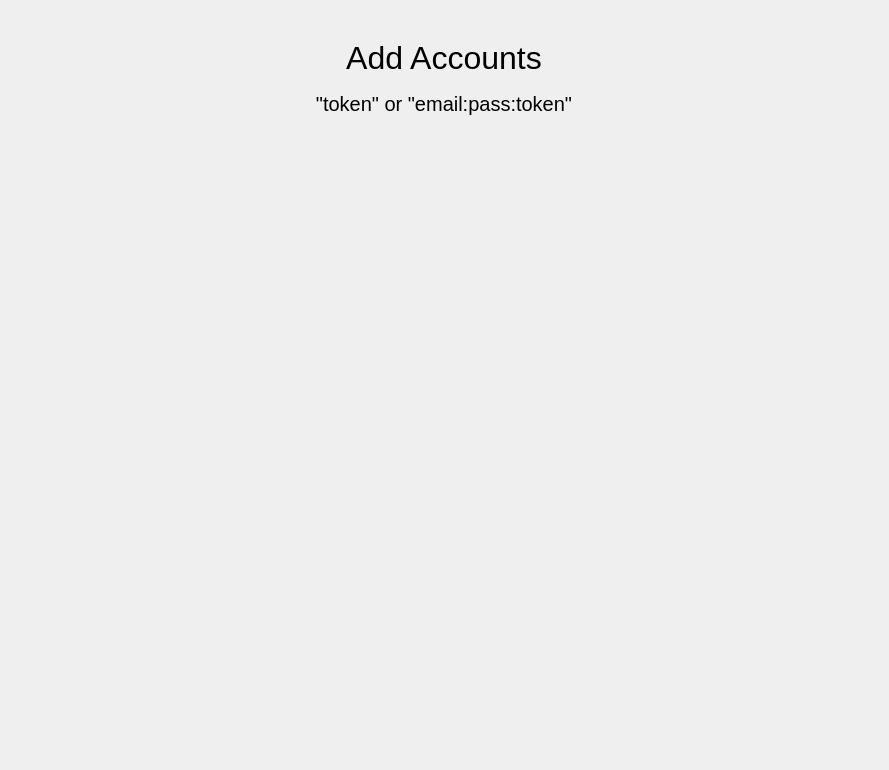
<?xml version="1.0" encoding="UTF-8"?>
<ui version="4.0">
 <class>addAccountPopup</class>
 <widget class="QWidget" name="addAccountPopup">
  <property name="geometry">
   <rect>
    <x>0</x>
    <y>0</y>
    <width>889</width>
    <height>770</height>
   </rect>
  </property>
  <property name="sizePolicy">
   <sizepolicy hsizetype="Maximum" vsizetype="Maximum">
    <horstretch>0</horstretch>
    <verstretch>0</verstretch>
   </sizepolicy>
  </property>
  <property name="windowTitle">
   <string>Form</string>
  </property>
  <layout class="QVBoxLayout" name="verticalLayout">
   <property name="spacing">
    <number>0</number>
   </property>
   <property name="leftMargin">
    <number>0</number>
   </property>
   <property name="topMargin">
    <number>20</number>
   </property>
   <property name="rightMargin">
    <number>0</number>
   </property>
   <property name="bottomMargin">
    <number>20</number>
   </property>
   <item alignment="Qt::AlignHCenter">
    <widget class="QFrame" name="main">
     <property name="minimumSize">
      <size>
       <width>650</width>
       <height>0</height>
      </size>
     </property>
     <property name="maximumSize">
      <size>
       <width>650</width>
       <height>16777215</height>
      </size>
     </property>
     <property name="frameShape">
      <enum>QFrame::NoFrame</enum>
     </property>
     <property name="frameShadow">
      <enum>QFrame::Raised</enum>
     </property>
     <layout class="QVBoxLayout" name="main_layout">
      <item>
       <widget class="QScrollArea" name="scrollArea">
        <property name="frameShape">
         <enum>QFrame::NoFrame</enum>
        </property>
        <property name="verticalScrollBarPolicy">
         <enum>Qt::ScrollBarAsNeeded</enum>
        </property>
        <property name="horizontalScrollBarPolicy">
         <enum>Qt::ScrollBarAlwaysOff</enum>
        </property>
        <property name="widgetResizable">
         <bool>true</bool>
        </property>
        <property name="alignment">
         <set>Qt::AlignCenter</set>
        </property>
        <widget class="QWidget" name="scrollAreaWidgetContents">
         <property name="geometry">
          <rect>
           <x>0</x>
           <y>0</y>
           <width>632</width>
           <height>712</height>
          </rect>
         </property>
         <layout class="QVBoxLayout" name="verticalLayout_2">
          <item>
           <widget class="QLabel" name="title">
            <property name="minimumSize">
             <size>
              <width>0</width>
              <height>40</height>
             </size>
            </property>
            <property name="maximumSize">
             <size>
              <width>16777215</width>
              <height>40</height>
             </size>
            </property>
            <property name="font">
             <font>
              <pointsize>24</pointsize>
             </font>
            </property>
            <property name="text">
             <string>Add Accounts</string>
            </property>
            <property name="alignment">
             <set>Qt::AlignCenter</set>
            </property>
           </widget>
          </item>
          <item>
           <widget class="QLabel" name="sub_title">
            <property name="minimumSize">
             <size>
              <width>0</width>
              <height>40</height>
             </size>
            </property>
            <property name="maximumSize">
             <size>
              <width>16777215</width>
              <height>40</height>
             </size>
            </property>
            <property name="font">
             <font>
              <pointsize>15</pointsize>
             </font>
            </property>
            <property name="text">
             <string>&quot;token&quot; or &quot;email:pass:token&quot;</string>
            </property>
            <property name="alignment">
             <set>Qt::AlignCenter</set>
            </property>
           </widget>
          </item>
          <item>
           <widget class="QFrame" name="account_input">
            <property name="frameShape">
             <enum>QFrame::NoFrame</enum>
            </property>
            <property name="frameShadow">
             <enum>QFrame::Raised</enum>
            </property>
            <layout class="QVBoxLayout" name="account_input_layout">
             <property name="spacing">
              <number>0</number>
             </property>
             <property name="leftMargin">
              <number>0</number>
             </property>
             <property name="topMargin">
              <number>0</number>
             </property>
             <property name="rightMargin">
              <number>0</number>
             </property>
             <property name="bottomMargin">
              <number>0</number>
             </property>
            </layout>
           </widget>
          </item>
          <item>
           <widget class="QFrame" name="button">
            <property name="minimumSize">
             <size>
              <width>0</width>
              <height>50</height>
             </size>
            </property>
            <property name="maximumSize">
             <size>
              <width>16777215</width>
              <height>50</height>
             </size>
            </property>
            <property name="frameShape">
             <enum>QFrame::NoFrame</enum>
            </property>
            <property name="frameShadow">
             <enum>QFrame::Raised</enum>
            </property>
            <layout class="QVBoxLayout" name="button_layout">
             <property name="spacing">
              <number>0</number>
             </property>
             <property name="leftMargin">
              <number>0</number>
             </property>
             <property name="topMargin">
              <number>0</number>
             </property>
             <property name="rightMargin">
              <number>0</number>
             </property>
             <property name="bottomMargin">
              <number>0</number>
             </property>
            </layout>
           </widget>
          </item>
         </layout>
        </widget>
       </widget>
      </item>
     </layout>
    </widget>
   </item>
  </layout>
 </widget>
 <resources/>
 <connections/>
</ui>
